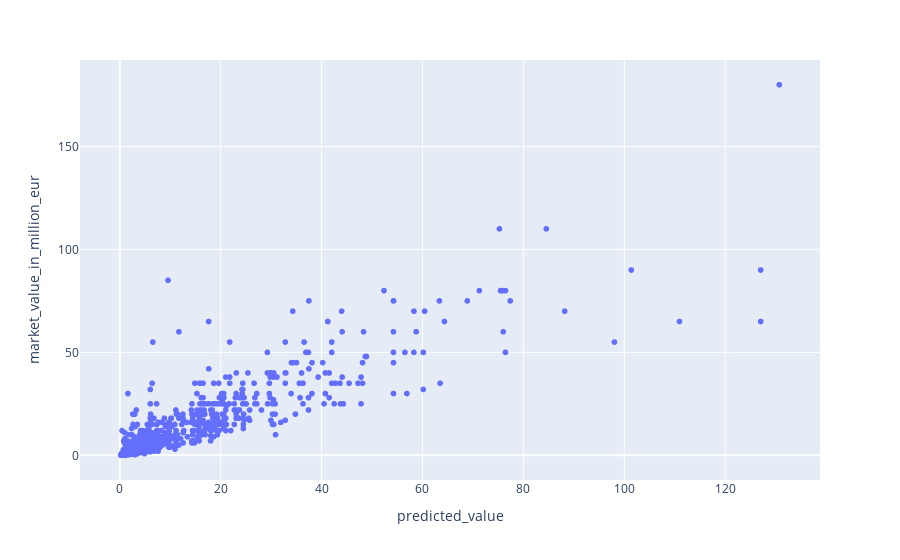

Notebook code for this chart:
### Code cell
forecast_df, regressor, y_test = predict_future_values(train_df, test_df, [2023, 2024, 2025, 2026, 2027, 2028], features)

### Figure 1 — Plotly figure (JSON) as saved in the notebook; plotly's stock layout.template omitted (floating-point values rounded to 4 significant figures; data arrays with more than 128 entries replaced by an {"elided": "..."} marker saying what was removed)
{"data": [{"customdata": {"elided": "1317x2 mixed values"}, "hovertemplate": "predicted_value=%{x}<br>market_value_in_million_eur=%{y}<br>name=%{customdata[0]}<br>age=%{customdata[1]}<extra></extra>", "legendgroup": "", "marker": {"color": "#636efa", "symbol": "circle"}, "mode": "markers", "name": "", "showlegend": false, "type": "scattergl", "x": {"elided": "1317 float values"}, "xaxis": "x", "y": {"elided": "1317 float values"}, "yaxis": "y"}], "layout": {"legend": {"tracegroupgap": 0}, "margin": {"t": 60}, "xaxis": {"anchor": "y", "domain": [0, 1], "title": {"text": "predicted_value"}}, "yaxis": {"anchor": "x", "domain": [0, 1], "title": {"text": "market_value_in_million_eur"}}}}
